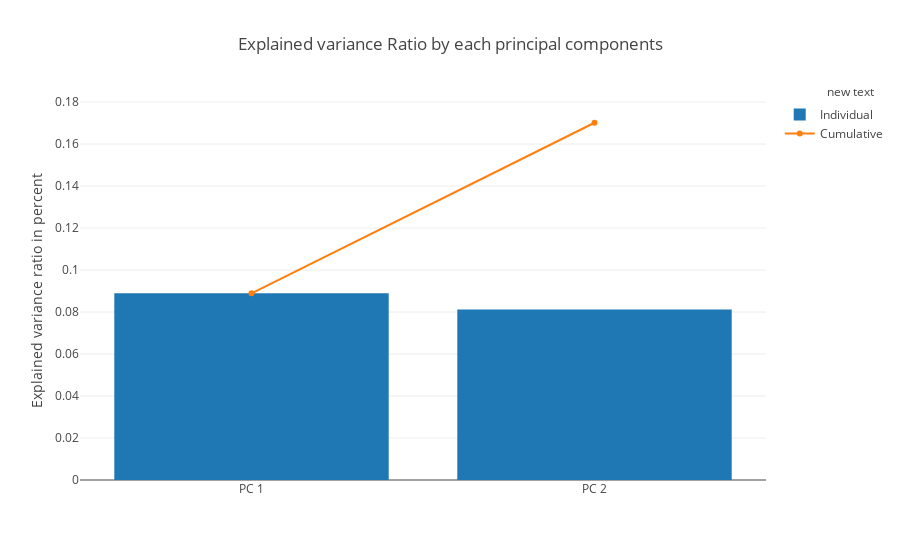

Source (notebook cell):
### Code cell
var_ratio = pca.explained_variance_ratio_
cum_var_ratio = np.cumsum(var_ratio)

trace1 = dict(
    type='bar',
    x=['PC %s' %i for i in range(1,5)],
    y=var_ratio,
    name='Individual'
)

trace2 = dict(
    type='scatter',
    x=['PC %s' %i for i in range(1,5)], 
    y=cum_var_ratio,
    name='Cumulative'
)

data = [trace1, trace2]

layout=dict(
    title='Explained variance Ratio by each principal components',
    yaxis=dict(
        title='Explained variance ratio in percent'
    ),
    annotations=list([
        dict(
            x=1.16,
            y=1.05,
            xref='paper',
            yref='paper',
            showarrow=False,
        )
    ])
)

fig = dict(data=data, layout=layout)
iplot(fig)

### Figure 1 — Plotly figure (JSON) as saved in the notebook; plotly's stock layout.template omitted (floating-point values rounded to 4 significant figures)
{"data": [{"name": "Individual", "type": "bar", "uid": "51d7c884-79bf-468c-b7bd-0a5034f01fb1", "x": ["PC 1", "PC 2", "PC 3", "PC 4"], "y": [0.08891, 0.08125]}, {"name": "Cumulative", "type": "scatter", "uid": "b18cb6e6-37b1-4b7e-8698-2425ee20e51e", "x": ["PC 1", "PC 2", "PC 3", "PC 4"], "y": [0.08891, 0.1702]}], "layout": {"annotations": [{"showarrow": false, "x": 1.16, "xref": "paper", "y": 1.05, "yref": "paper"}], "title": {"text": "Explained variance Ratio by each principal components"}, "yaxis": {"title": {"text": "Explained variance ratio in percent"}}}}
